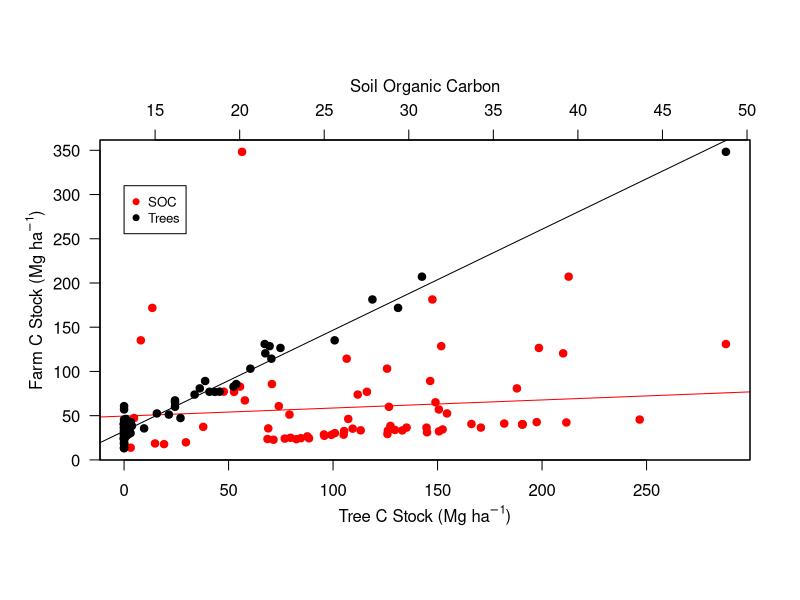
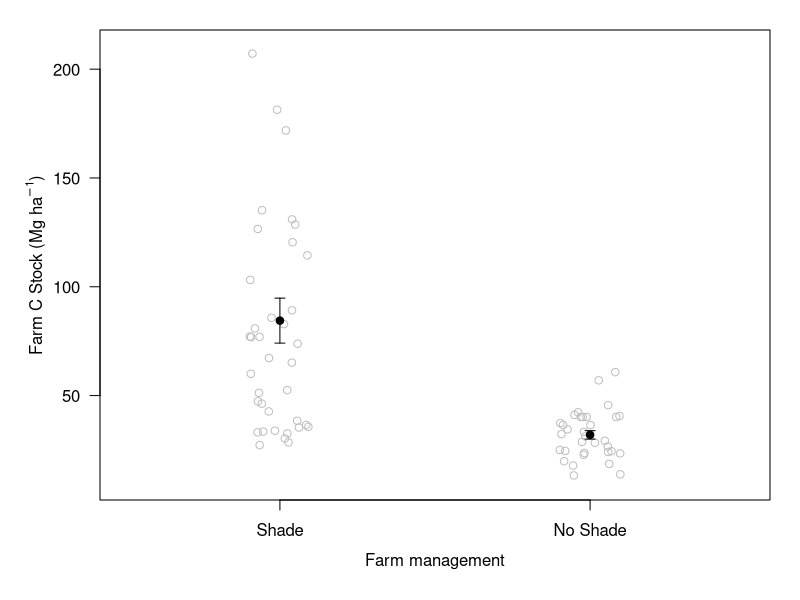
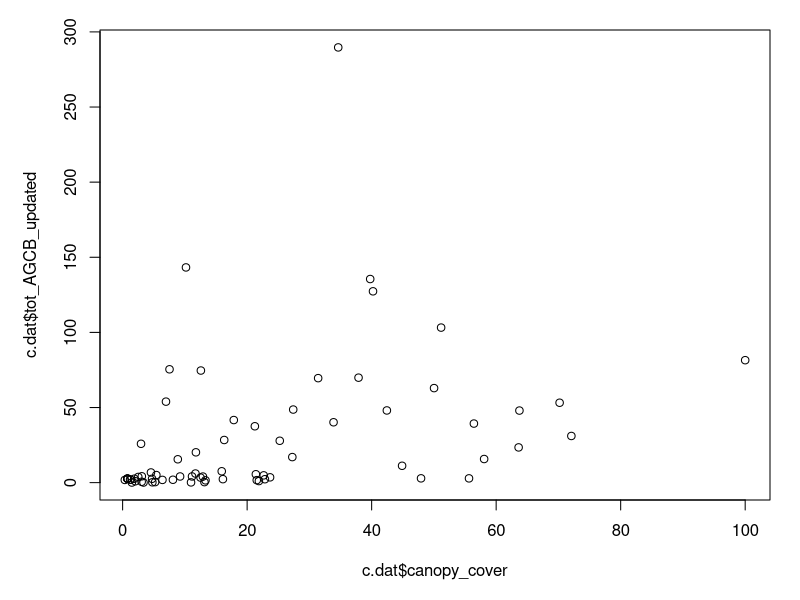
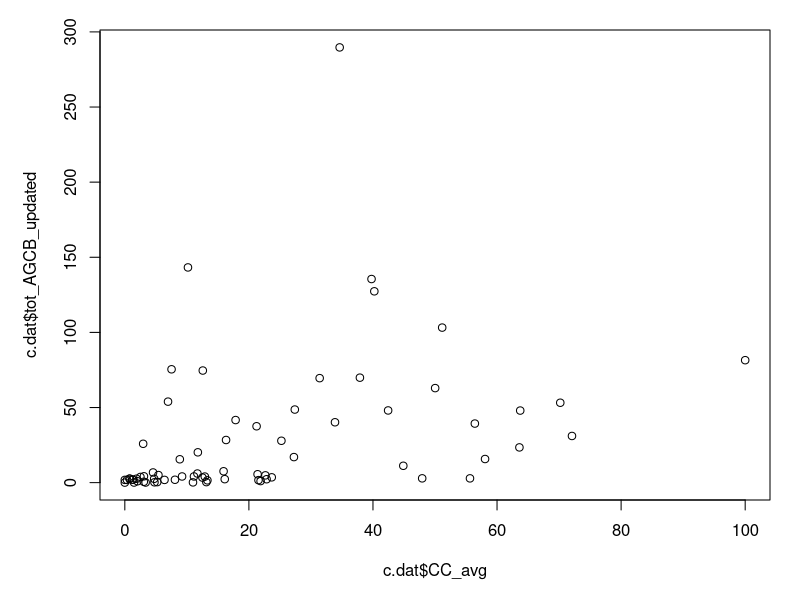
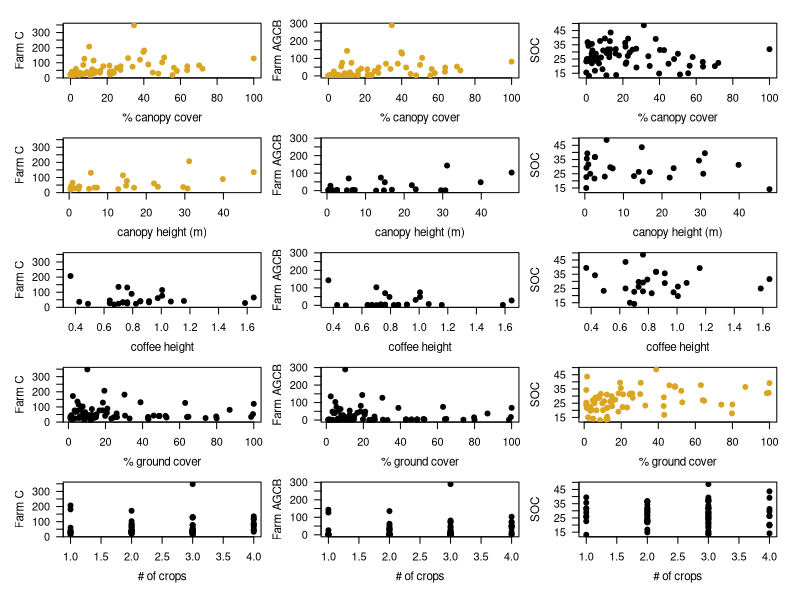

Source code (R) for these figures, in order:
rm(list=ls())


c.dat<- read.csv("2022_09_13_PR_Carbon_Data_for_anaysis_updated.csv") ## this is the updated df with correct AGCB 

###########################
#						  #
##      Figure 4         ##
#						  #
###########################
par(oma=c(2,2,2,0),mai=c(1,0.6,1,0.5))
colnames(c.dat)
plot(c.dat$SOC,c.dat$tot_farm_C_updated,col="red",pch=19, xlab=NA, ylab=NA,yaxt="n",xaxt="n")
soc.model <- lm(c.dat$tot_farm_C_updated ~ c.dat$SOC)
abline(soc.model,col="red")
summary(soc.model)
axis(3)
mtext("Soil Organic Carbon",side=3,line=2.2)

par(new=T)
plot(c.dat$tot_shade_tree_C_updated,c.dat$tot_farm_C_updated,ylab="",xlab="",yaxt="n",pch=19)
axis(2,las=2)
mtext(expression(paste("Farm C Stock (Mg ", ha^-1,")")),side=2,line=2.5)
mtext(expression(paste("Tree C Stock (Mg ", ha^-1,")")),side=1,line=2.5)
tree.model <- lm(c.dat$tot_farm_C_updated ~ c.dat$tot_shade_tree_C_updated)
abline(tree.model)
summary(tree.model)

legend(0,310,col=c("red","black"),legend=c("SOC","Trees"),pch=19,cex=0.8)


###############################################################
# 		     	Statistical tests for regressions             #
###############################################################

summary(soc.model)
summary(tree.model)



###########################
#						  #
##      Figure 5         ##
#						  #
###########################

shade.dat <- c.dat[c.dat$shade == "Shaded",]
sun.dat <- c.dat[c.dat$shade == "No Trees",]


colnames(c.dat)
par(mfrow=c(1,1),mai=c(0.8,0.8,0.1,0.1),oma=c(1,1,1,1))

shade.x <- jitter(rep(1,length(shade.dat$tot_farm_C_updated)),amount=0.1)
sun.x <- jitter(rep(2,length(sun.dat $tot_farm_C_updated)),amount=0.1)

shade.y <- shade.dat$tot_farm_C_updated
sun.y <- sun.dat$tot_farm_C_updated

plot(NA,xlab="",ylab="",yaxt="n",ylim=c(10,210),xlim=c(0.5,2.5),xaxt="n")
axis(2,las=2)
axis(1,labels=c("Shade","No Shade"),at=c(1,2),las=1)
mtext("Farm management",side=1,line=2.5)
mtext(expression(paste("Farm C Stock (Mg ", ha^-1,")")),side=2,line=2.5)
points(shade.x, shade.y,col="grey")
points(sun.x, sun.y,col="grey")
means <- c(mean(shade.y),mean(sun.y))
errors <- c(sd(shade.y)/sqrt(length(shade.y)),sd(sun.y)/sqrt(length(sun.y)))
points(c(1,2),means,pch=19)
arrows(c(1,2),means + errors,c(1,2),means - errors,angle=90,code=3,length=0.05)



###############################################################
# Statistical test for difference bewteen shade and no shade  #
###############################################################
wilcox.test(shade.y,sun.y)	
			
#data:  shade.y and sun.y
#W = 1081, p-value = 1.708e-07
#alternative hypothesis: true location shift is not equal to 0




###########################
#						  #
##      Figure 7         ##
#						  #
###########################

colnames(c.dat)


## these are all of the explanatory variables we are looking at 
c.dat$CC_avg

c.dat$measurement_height_2019
## need to convert coffe height to meters
c.dat$coffe_height_m <- c.dat$measurement_height_2019 * 0.3048

c.dat$avg_canopy_ht

c.dat$canopy_cover

c.dat$ground_cover_10cm2

c.dat$num_crops


## these are our response variables 
c.dat$tot_AGCB_updated
c.dat$tot_farm_C_updated
c.dat$SOC


plot(c.dat$canopy_cover ,c.dat$tot_AGCB_updated)
plot(c.dat$CC_avg ,c.dat$tot_AGCB_updated)

fig.dat <- c.dat[,c("tot_farm_C_updated","tot_AGCB_updated","SOC","CC_avg", "avg_canopy_ht", "coffe_height_m","ground_cover_10cm2", "num_crops")]
head(fig.dat)



stat.output <- data.frame(matrix(ncol=4,nrow=1))
colnames(stat.output) <- c("x.var","y.var","cor","p.val")

names <- c("Farm C","Farm AGCB","SOC","% canopy cover","canopy height (m)","coffee height","% ground cover","# of crops")
par(mfrow=c(5,3),mai=c(0.5,0.5,0.1,0.1))
for(x in 4:dim(fig.dat)[2] ){
	for(y in 1:3 ){
		#y <- 1 ## goes 1-3
		#x <- 5 ## starts on 4
		x.dat <- fig.dat[,x]
		y.dat <- fig.dat[,y]
		plot(x.dat,y.dat,xlab="",ylab="",yaxt="n",cex=0.5)
		axis(2,las=2)
		mtext(names[x],side=1,line=2.5,cex=0.7)
		mtext(names[y],side=2,line=2.8,cex=0.7)
		
		if(cor.test(x.dat, y.dat,method="spearman")$p.value <= 0.05){
			points(x.dat,y.dat,cex=1,pch=19,col="goldenrod")
		}else{
			points(x.dat,y.dat,cex=1,pch=19,col="black")
		}
		
		coeff <- round(cor.test(x.dat, y.dat,method="spearman")$estimate,digits=4)
		cor.p <- round(cor.test(x.dat, y.dat,method="spearman")$p.value,digits=4)
		temp.df <- data.frame(names[x],names[y], coeff, cor.p)
		colnames(temp.df) <- c("x.var","y.var","cor","p.val")
		stat.output <- rbind(stat.output,temp.df)
		
	}
}

stat.output.df <- stat.output[2:dim(stat.output)[1],]
rownames(stat.output.df) <- NULL

#write.csv(stat.output.df,"2022_09_13_PR_Carbon_Fig_7_spearman_correlation_stats.csv")




